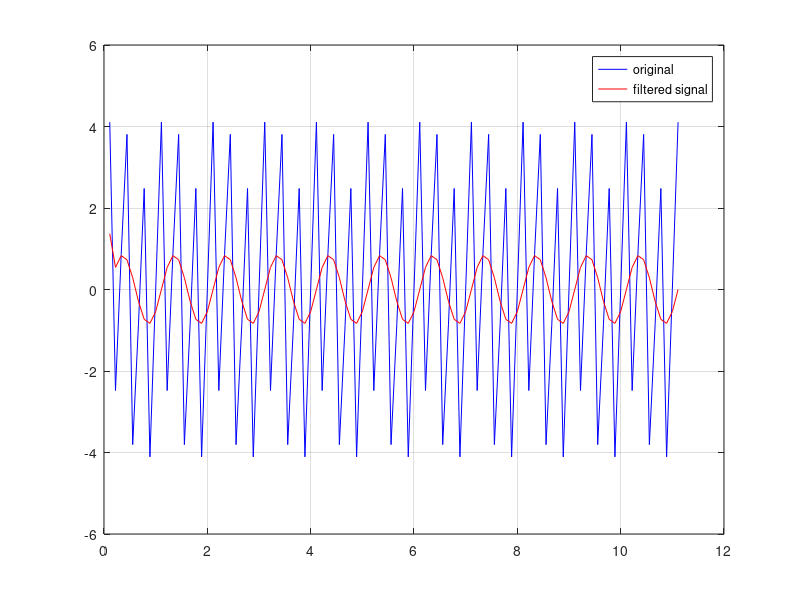

Source code (MATLAB):
% rtfilter.m
% Example RT filtering
%
% E. Jovanov
% April 2020
%

%% Init

% Try this example to see effectivness of the 3-point averager 
Fs=9;   % low sampling frequency

% Try this example to see effectivness of the 3-point averager 
%Fs=50;   % high sampling frequency

% init variables
Ts=1/Fs;
t=(1:100).*Ts; % time

f1=3; % Hz
x1=4*sin(2*pi*f1.*t);
f2=1; % Hz
x2=sin(2*pi*f2.*t);
x=x1+x2;

%% Filter
xf=filter([1/3 1/3 1/3],1,x);

%% Visualize

plot(t,x,'b',t,xf,'r')
legend('original','filtered signal'),grid
%stem(t,xf,'r')
